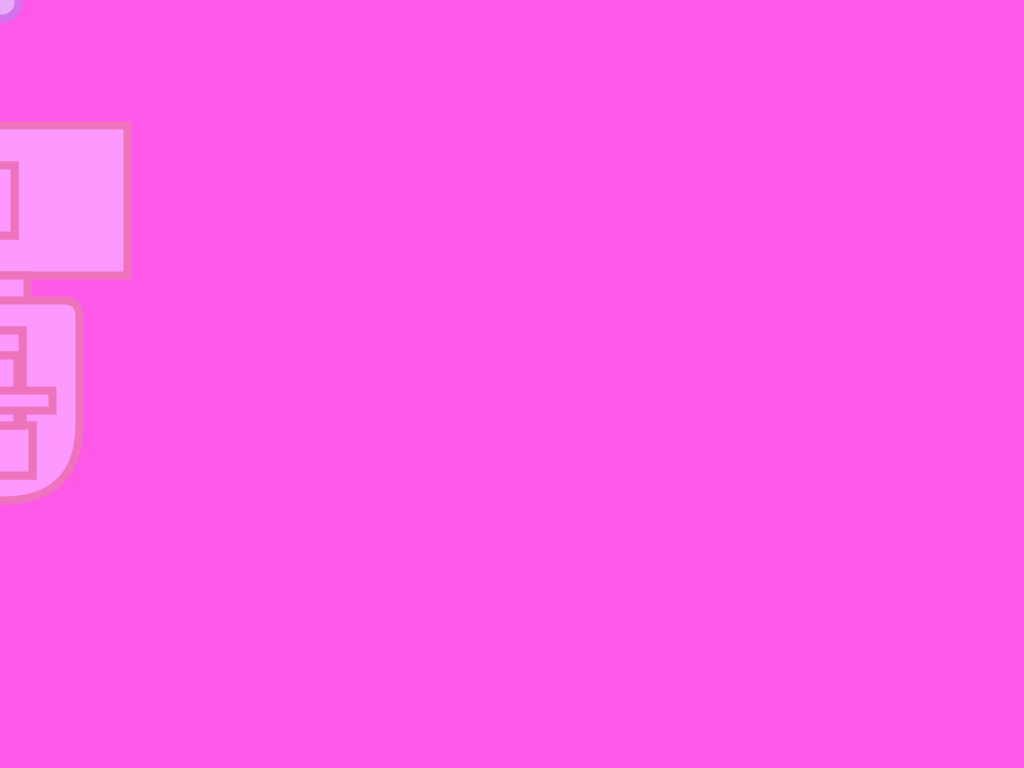
Frame 1 (no input)
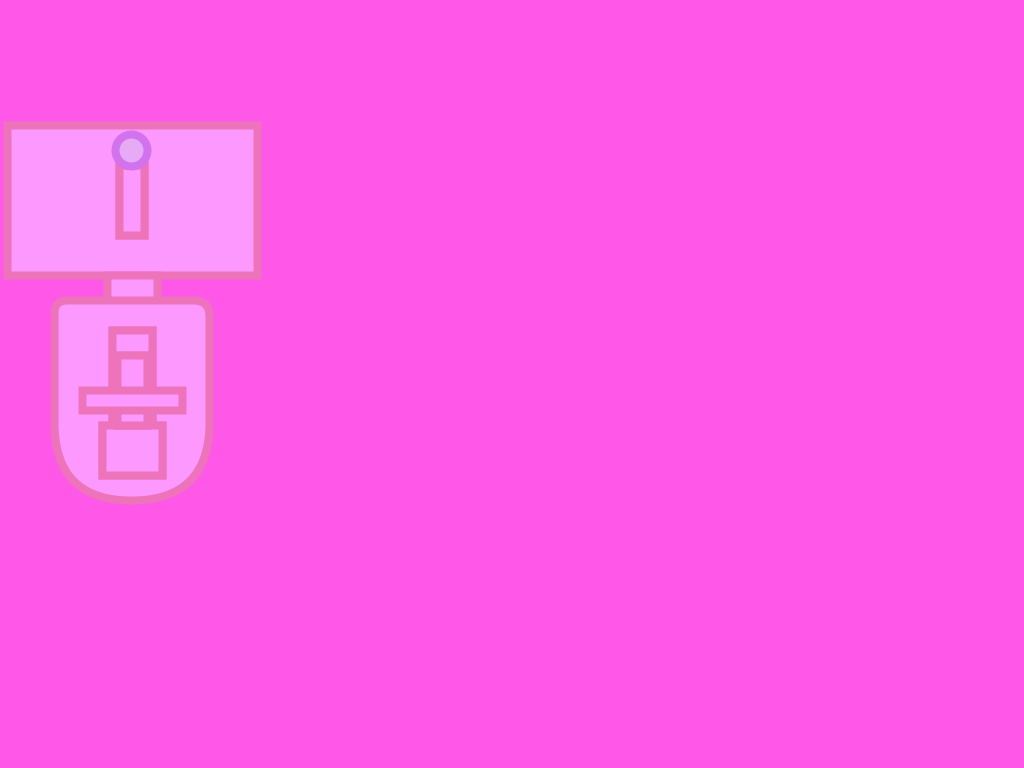
Frame 60 (the mouse pressed at the canvas centre just before this capture)
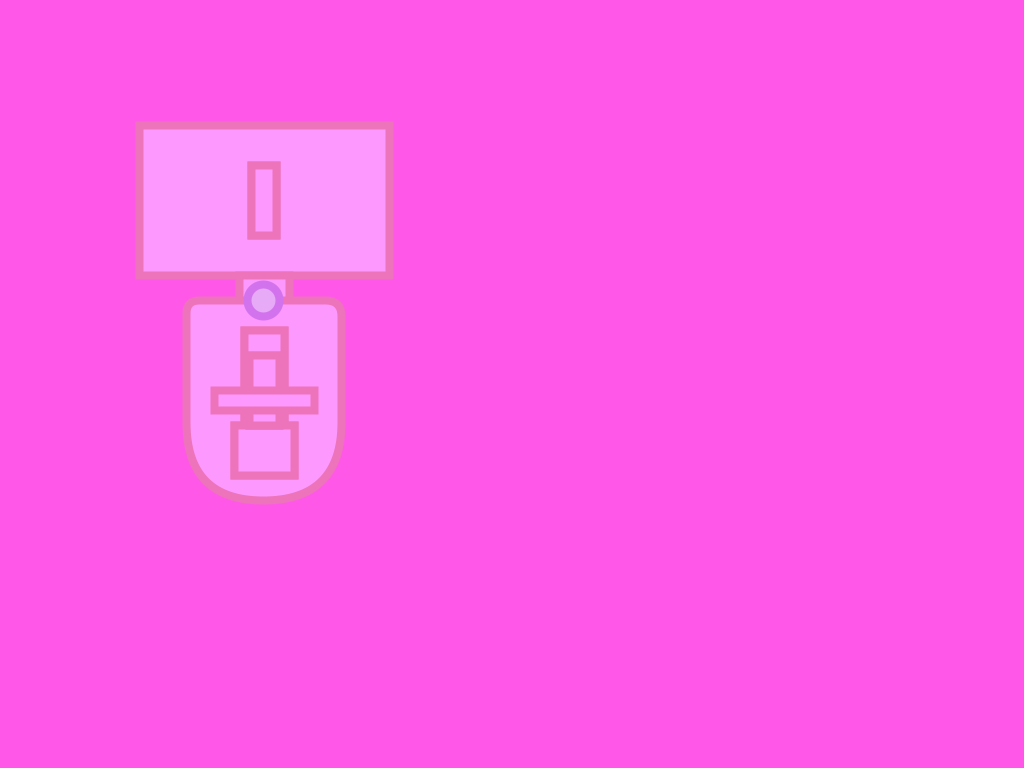
Frame 120 (the mouse held since frame 60 and released just before this capture)

The Processing sketch that drew these frames (run headless with seeded random() and noise(); from frame 60 on, the mouse is pressed at the canvas centre):

// Processing sketch: processing_183227
// ── processing_183227.pde

//variables 
float x= 0;
float y = 0;
float r = 32;
float moveSpeedX= 2.2;
float moveSpeedY = 2.5;
 

void setup (){
 size (1024, 768);
 smooth();
}

void draw (){
  move();
  goBack();
  background (255,88,233);
  ellipseMode(CENTER);
  rectMode(CENTER);
//draw robot's head
  //rect (x,y, w,h)
  strokeWeight(8);
  stroke (237,115,186);
  fill (253,152,255);
  
  //head
  rect (x, 200, 250, 150);
  //rect(305, 200, 250, 150);
   //neck
  rect(x, 300, 50, 50);
  
  //torso 
  rect(x, 400, 155, 200, 13, 16, 112, 118);
  
  //arms
  rect (x,380, 40,100);
  rect (x,380, 40,100);
 
  //hands
   rect(x, 450, 60, 50);
   rect(x, 450, 60, 50);
 
 //eyes
   rect (x, 390, 30, 70);
   rect (x, 390, 30, 70);
   
   //mouth
   rect (x, 400, 100, 20);
   
   //ears
   rect (x, 200, 25, 70);
   rect (x, 200, 25, 70);
   
   //tiny bot 
   fill (230,170,247);
   stroke(210,115,237);
     ellipse(x,y,r,r);
     
}

void move(){

 x = x + moveSpeedX;
 y= y + moveSpeedY;
 
}
  void goBack() {
  if ((x > width)||(x<0)){
  moveSpeedX = moveSpeedX * -1;
  r= 64;
 }
 if ((y>height) ||(y<0)){
  moveSpeedY = moveSpeedY * -1;
  r=64;
  
 }

if(y > height-100){
 y= height - 100;
 moveSpeedY = moveSpeedY * -0.9; 
}

//else if (y <= 0){
 //moveSpeedY = -moveSpeedY;
}
